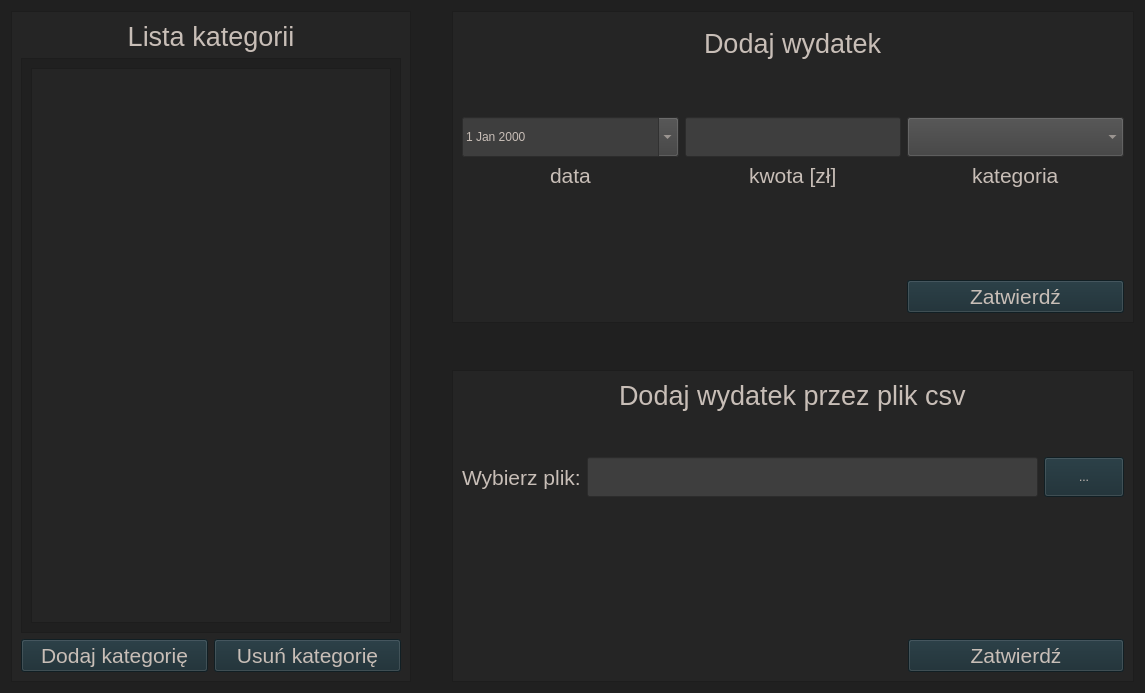
<?xml version="1.0" encoding="UTF-8"?>
<ui version="4.0">
 <class>Form</class>
 <widget class="QWidget" name="Form">
  <property name="geometry">
   <rect>
    <x>0</x>
    <y>0</y>
    <width>1145</width>
    <height>693</height>
   </rect>
  </property>
  <property name="windowTitle">
   <string>Form</string>
  </property>
  <property name="styleSheet">
   <string notr="true">QWidget {
background: #202020}

QFrame {
background: #252525 }

QLabel {
color: #c8beb7;
}

QPushButton {
background-color: #182B32;
color: #c8beb7;
}

QComboBox {
background-color: #3e3e3e;
color: #c8beb7;
}

QLineEdit {
background-color: #3e3e3e;
color: #c8beb7;
}

QDateEdit {
background-color: #3e3e3e;
color: #c8beb7;
}</string>
  </property>
  <layout class="QGridLayout" name="gridLayout">
   <item row="0" column="1">
    <spacer name="horizontalSpacer">
     <property name="orientation">
      <enum>Qt::Horizontal</enum>
     </property>
     <property name="sizeType">
      <enum>QSizePolicy::Fixed</enum>
     </property>
     <property name="sizeHint" stdset="0">
      <size>
       <width>35</width>
       <height>20</height>
      </size>
     </property>
    </spacer>
   </item>
   <item row="2" column="2">
    <widget class="QFrame" name="frame_3">
     <property name="sizePolicy">
      <sizepolicy hsizetype="Preferred" vsizetype="MinimumExpanding">
       <horstretch>0</horstretch>
       <verstretch>0</verstretch>
      </sizepolicy>
     </property>
     <property name="frameShape">
      <enum>QFrame::StyledPanel</enum>
     </property>
     <property name="frameShadow">
      <enum>QFrame::Raised</enum>
     </property>
     <layout class="QGridLayout" name="gridLayout_3">
      <item row="3" column="1">
       <widget class="QLineEdit" name="browse_file_line_edit">
        <property name="minimumSize">
         <size>
          <width>0</width>
          <height>40</height>
         </size>
        </property>
       </widget>
      </item>
      <item row="2" column="0" colspan="3">
       <spacer name="verticalSpacer_4">
        <property name="orientation">
         <enum>Qt::Vertical</enum>
        </property>
        <property name="sizeType">
         <enum>QSizePolicy::Minimum</enum>
        </property>
        <property name="sizeHint" stdset="0">
         <size>
          <width>20</width>
          <height>40</height>
         </size>
        </property>
       </spacer>
      </item>
      <item row="1" column="0" colspan="3" alignment="Qt::AlignHCenter">
       <widget class="QLabel" name="add_expense_csv_label">
        <property name="sizePolicy">
         <sizepolicy hsizetype="Preferred" vsizetype="Fixed">
          <horstretch>0</horstretch>
          <verstretch>0</verstretch>
         </sizepolicy>
        </property>
        <property name="font">
         <font>
          <pointsize>20</pointsize>
         </font>
        </property>
        <property name="text">
         <string>Dodaj wydatek przez plik csv</string>
        </property>
        <property name="margin">
         <number>20</number>
        </property>
       </widget>
      </item>
      <item row="4" column="2">
       <spacer name="verticalSpacer_3">
        <property name="orientation">
         <enum>Qt::Vertical</enum>
        </property>
        <property name="sizeType">
         <enum>QSizePolicy::Minimum</enum>
        </property>
        <property name="sizeHint" stdset="0">
         <size>
          <width>20</width>
          <height>50</height>
         </size>
        </property>
       </spacer>
      </item>
      <item row="3" column="0">
       <widget class="QLabel" name="choose_file_label">
        <property name="font">
         <font>
          <pointsize>16</pointsize>
         </font>
        </property>
        <property name="text">
         <string>Wybierz plik:</string>
        </property>
       </widget>
      </item>
      <item row="3" column="2">
       <widget class="QPushButton" name="browse_file_button">
        <property name="sizePolicy">
         <sizepolicy hsizetype="Fixed" vsizetype="Fixed">
          <horstretch>0</horstretch>
          <verstretch>0</verstretch>
         </sizepolicy>
        </property>
        <property name="minimumSize">
         <size>
          <width>0</width>
          <height>40</height>
         </size>
        </property>
        <property name="text">
         <string>...</string>
        </property>
       </widget>
      </item>
      <item row="5" column="1" colspan="2" alignment="Qt::AlignRight|Qt::AlignBottom">
       <widget class="QPushButton" name="ok_button_2">
        <property name="sizePolicy">
         <sizepolicy hsizetype="Fixed" vsizetype="Fixed">
          <horstretch>0</horstretch>
          <verstretch>0</verstretch>
         </sizepolicy>
        </property>
        <property name="minimumSize">
         <size>
          <width>216</width>
          <height>30</height>
         </size>
        </property>
        <property name="font">
         <font>
          <pointsize>16</pointsize>
         </font>
        </property>
        <property name="text">
         <string>Zatwierdź</string>
        </property>
       </widget>
      </item>
     </layout>
    </widget>
   </item>
   <item row="0" column="0" rowspan="3">
    <widget class="QFrame" name="frame">
     <property name="sizePolicy">
      <sizepolicy hsizetype="Fixed" vsizetype="Preferred">
       <horstretch>0</horstretch>
       <verstretch>0</verstretch>
      </sizepolicy>
     </property>
     <property name="minimumSize">
      <size>
       <width>400</width>
       <height>0</height>
      </size>
     </property>
     <property name="frameShape">
      <enum>QFrame::StyledPanel</enum>
     </property>
     <property name="frameShadow">
      <enum>QFrame::Raised</enum>
     </property>
     <layout class="QGridLayout" name="gridLayout_5">
      <item row="0" column="0" colspan="2">
       <widget class="QLabel" name="categories_list_label">
        <property name="font">
         <font>
          <pointsize>20</pointsize>
         </font>
        </property>
        <property name="text">
         <string>Lista kategorii</string>
        </property>
        <property name="alignment">
         <set>Qt::AlignCenter</set>
        </property>
       </widget>
      </item>
      <item row="1" column="0" colspan="2">
       <widget class="QScrollArea" name="scrollArea">
        <property name="widgetResizable">
         <bool>true</bool>
        </property>
        <widget class="QWidget" name="scrollAreaWidgetContents">
         <property name="geometry">
          <rect>
           <x>0</x>
           <y>0</y>
           <width>378</width>
           <height>577</height>
          </rect>
         </property>
         <layout class="QGridLayout" name="gridLayout_4">
          <item row="0" column="0">
           <widget class="QListWidget" name="categories_list_list"/>
          </item>
         </layout>
        </widget>
       </widget>
      </item>
      <item row="2" column="0">
       <widget class="QPushButton" name="add_category_button">
        <property name="minimumSize">
         <size>
          <width>0</width>
          <height>30</height>
         </size>
        </property>
        <property name="font">
         <font>
          <pointsize>16</pointsize>
         </font>
        </property>
        <property name="text">
         <string>Dodaj kategorię</string>
        </property>
       </widget>
      </item>
      <item row="2" column="1">
       <widget class="QPushButton" name="delete_categories_button">
        <property name="minimumSize">
         <size>
          <width>0</width>
          <height>30</height>
         </size>
        </property>
        <property name="font">
         <font>
          <pointsize>16</pointsize>
         </font>
        </property>
        <property name="text">
         <string>Usuń kategorię</string>
        </property>
       </widget>
      </item>
     </layout>
    </widget>
   </item>
   <item row="0" column="2">
    <widget class="QFrame" name="frame_2">
     <property name="sizePolicy">
      <sizepolicy hsizetype="Preferred" vsizetype="MinimumExpanding">
       <horstretch>0</horstretch>
       <verstretch>0</verstretch>
      </sizepolicy>
     </property>
     <property name="minimumSize">
      <size>
       <width>0</width>
       <height>200</height>
      </size>
     </property>
     <property name="frameShape">
      <enum>QFrame::StyledPanel</enum>
     </property>
     <property name="frameShadow">
      <enum>QFrame::Raised</enum>
     </property>
     <layout class="QGridLayout" name="gridLayout_2">
      <item row="2" column="0">
       <spacer name="verticalSpacer_2">
        <property name="orientation">
         <enum>Qt::Vertical</enum>
        </property>
        <property name="sizeType">
         <enum>QSizePolicy::Fixed</enum>
        </property>
        <property name="sizeHint" stdset="0">
         <size>
          <width>20</width>
          <height>45</height>
         </size>
        </property>
       </spacer>
      </item>
      <item row="4" column="2" rowspan="4" alignment="Qt::AlignHCenter">
       <widget class="QLabel" name="category_label">
        <property name="font">
         <font>
          <pointsize>16</pointsize>
         </font>
        </property>
        <property name="text">
         <string>kategoria</string>
        </property>
        <property name="alignment">
         <set>Qt::AlignLeading|Qt::AlignLeft|Qt::AlignTop</set>
        </property>
       </widget>
      </item>
      <item row="4" column="0" alignment="Qt::AlignHCenter|Qt::AlignVCenter">
       <widget class="QLabel" name="date_label">
        <property name="sizePolicy">
         <sizepolicy hsizetype="Preferred" vsizetype="Fixed">
          <horstretch>0</horstretch>
          <verstretch>0</verstretch>
         </sizepolicy>
        </property>
        <property name="font">
         <font>
          <pointsize>16</pointsize>
         </font>
        </property>
        <property name="text">
         <string>data</string>
        </property>
        <property name="alignment">
         <set>Qt::AlignLeading|Qt::AlignLeft|Qt::AlignVCenter</set>
        </property>
        <property name="margin">
         <number>0</number>
        </property>
       </widget>
      </item>
      <item row="3" column="0">
       <widget class="QDateEdit" name="date_edit">
        <property name="sizePolicy">
         <sizepolicy hsizetype="Preferred" vsizetype="Fixed">
          <horstretch>0</horstretch>
          <verstretch>0</verstretch>
         </sizepolicy>
        </property>
        <property name="minimumSize">
         <size>
          <width>0</width>
          <height>40</height>
         </size>
        </property>
        <property name="styleSheet">
         <string notr="true">QCalendarWidget QWidget { background-color: #c8beb7; }	/* calosc */ 

QCalendarWidget QWidget { alternate-background-color: #c8beb7; } /* naglowek z nazwami dni */

QCalendarWidget QToolButton { color: black; }	/* najwyzszy naglowek - czcionka*/









/*
QCalendarWidget QToolButton {
      height: 60px;
      width: 150px;
      color: white;
      font-size: 24px;
      icon-size: 56px, 56px;
      background-color: qlineargradient(x1:0, y1:0, x2:0, y2:1, stop: 0 #cccccc, stop: 1 #333333);
  }
*/

/* /// to jest to rozwijane menu z miesiącami
QCalendarWidget QMenu {
      width: 150px;
      left: 20px;
      color: white;
      font-size: 18px;
      background-color: rgb(100, 100, 100);
  }
*/

/*  ////// to jest do zmian roku
QCalendarWidget QSpinBox { 
      width: 150px; 
      font-size:24px; 
      color: white; 
      background-color: qlineargradient(x1:0, y1:0, x2:0, y2:1, stop: 0 #cccccc, stop: 1 #333333); 
      selection-background-color: rgb(136, 136, 136);
      selection-color: rgb(255, 255, 255);
  }
  QCalendarWidget QSpinBox::up-button { subcontrol-origin: border;  subcontrol-position: top right;  width:65px; }
  QCalendarWidget QSpinBox::down-button {subcontrol-origin: border; subcontrol-position: bottom right;  width:65px;}
  QCalendarWidget QSpinBox::up-arrow { width:56px;  height:56px; }
  QCalendarWidget QSpinBox::down-arrow { width:56px;  height:56px; }

*/



/*
  QCalendarWidget QWidget { alternate-background-color: rgb(128, 128, 128); }

  QCalendarWidget QAbstractItemView:enabled 
  {
      color: red;	 liczby - daty i nazwy dni 
      background-color: #252525;  tło kalendarza 
      selection-background-color: #202020; 
      selection-color: #202020; 
  }
*/



</string>
        </property>
        <property name="calendarPopup">
         <bool>true</bool>
        </property>
       </widget>
      </item>
      <item row="8" column="2">
       <widget class="QPushButton" name="ok_button">
        <property name="minimumSize">
         <size>
          <width>0</width>
          <height>30</height>
         </size>
        </property>
        <property name="font">
         <font>
          <pointsize>16</pointsize>
         </font>
        </property>
        <property name="text">
         <string>Zatwierdź</string>
        </property>
       </widget>
      </item>
      <item row="4" column="1" alignment="Qt::AlignHCenter|Qt::AlignVCenter">
       <widget class="QLabel" name="amount_label">
        <property name="font">
         <font>
          <pointsize>16</pointsize>
         </font>
        </property>
        <property name="text">
         <string>kwota [zł]</string>
        </property>
       </widget>
      </item>
      <item row="3" column="2">
       <widget class="QComboBox" name="categories_combobox">
        <property name="minimumSize">
         <size>
          <width>0</width>
          <height>40</height>
         </size>
        </property>
       </widget>
      </item>
      <item row="0" column="0" rowspan="2" colspan="3" alignment="Qt::AlignHCenter|Qt::AlignVCenter">
       <widget class="QLabel" name="add_expense_label">
        <property name="sizePolicy">
         <sizepolicy hsizetype="Fixed" vsizetype="Fixed">
          <horstretch>0</horstretch>
          <verstretch>0</verstretch>
         </sizepolicy>
        </property>
        <property name="font">
         <font>
          <pointsize>20</pointsize>
         </font>
        </property>
        <property name="text">
         <string>Dodaj wydatek</string>
        </property>
        <property name="margin">
         <number>20</number>
        </property>
       </widget>
      </item>
      <item row="3" column="1">
       <widget class="QLineEdit" name="amount_line_edit">
        <property name="sizePolicy">
         <sizepolicy hsizetype="Preferred" vsizetype="Fixed">
          <horstretch>0</horstretch>
          <verstretch>0</verstretch>
         </sizepolicy>
        </property>
        <property name="minimumSize">
         <size>
          <width>0</width>
          <height>40</height>
         </size>
        </property>
       </widget>
      </item>
     </layout>
    </widget>
   </item>
   <item row="1" column="2">
    <spacer name="verticalSpacer">
     <property name="orientation">
      <enum>Qt::Vertical</enum>
     </property>
     <property name="sizeType">
      <enum>QSizePolicy::Fixed</enum>
     </property>
     <property name="sizeHint" stdset="0">
      <size>
       <width>20</width>
       <height>35</height>
      </size>
     </property>
    </spacer>
   </item>
  </layout>
 </widget>
 <resources/>
 <connections/>
</ui>
